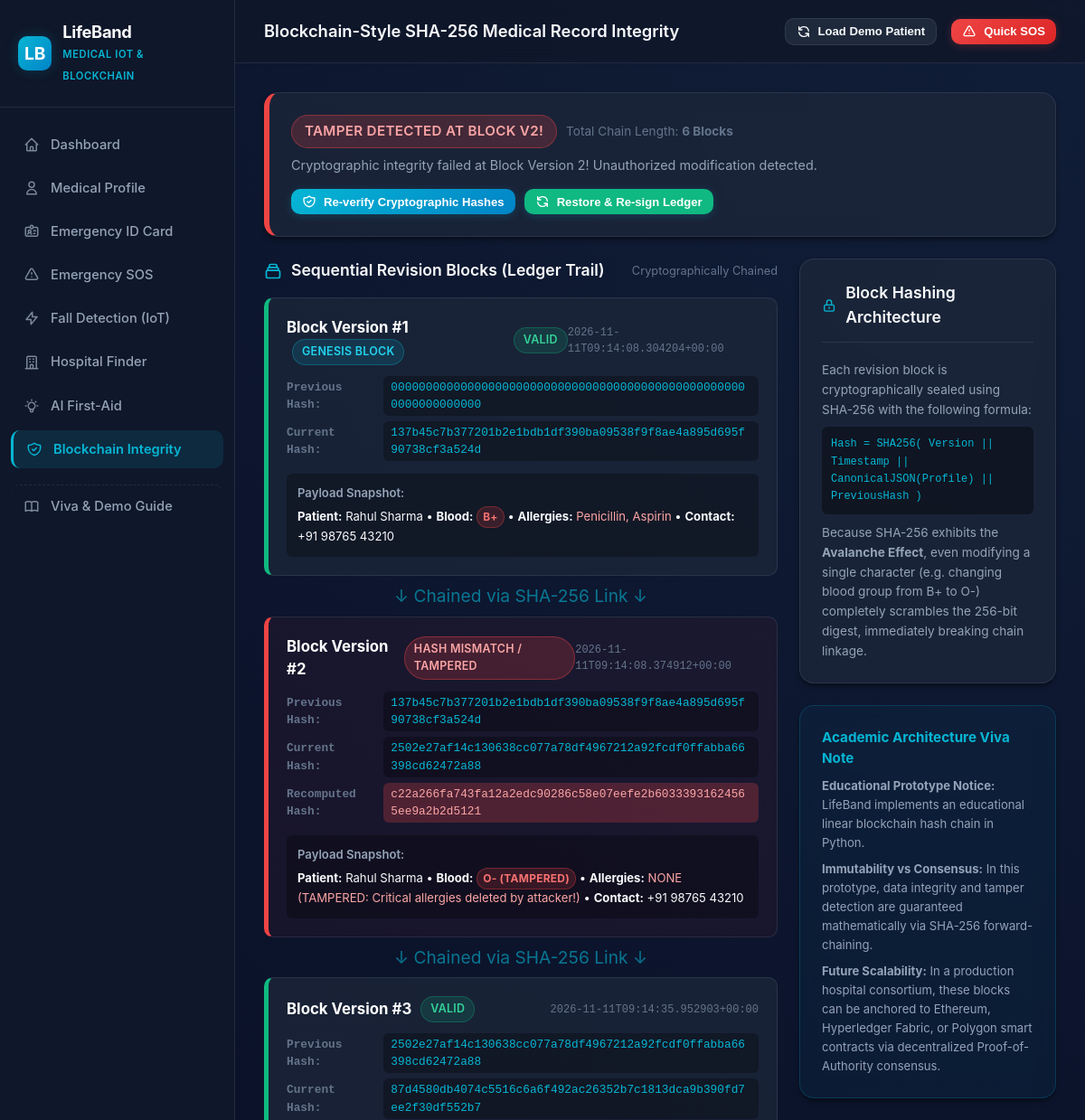
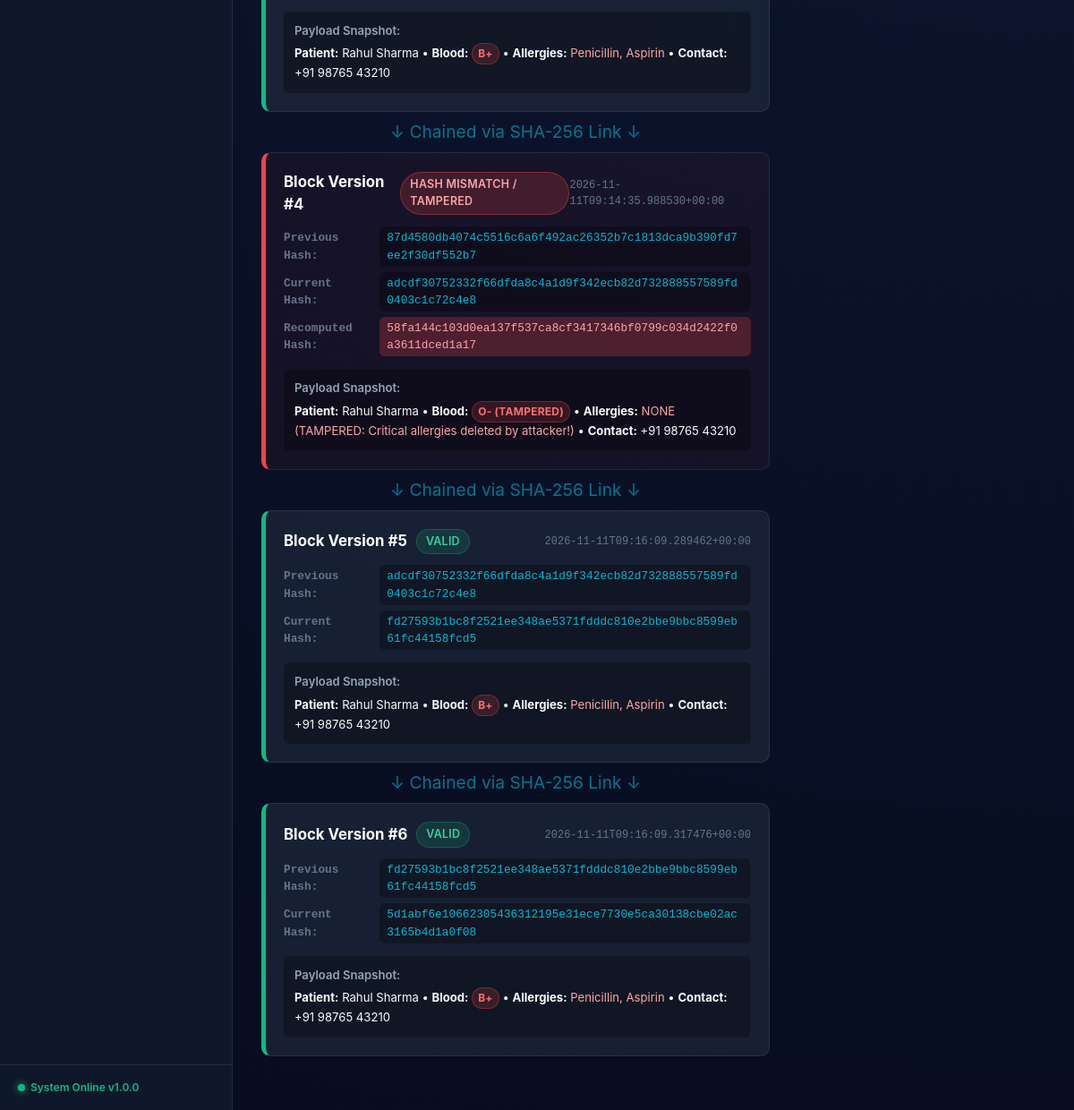
/blockchain, run on the app's committed database (2 pictures, top to bottom).
### tables this page shows
CREATE TABLE medical_records_chain (
    id INTEGER PRIMARY KEY AUTOINCREMENT,
    patient_id INTEGER NOT NULL,
    version INTEGER NOT NULL,
    patient_data_json TEXT NOT NULL,
    previous_hash TEXT NOT NULL,
    current_hash TEXT NOT NULL,
    timestamp TEXT NOT NULL,
    FOREIGN KEY (patient_id) REFERENCES patients(id) ON DELETE CASCADE
);

CREATE TABLE patients (
    id INTEGER PRIMARY KEY AUTOINCREMENT,
    full_name TEXT NOT NULL,
    age INTEGER NOT NULL,
    blood_group TEXT NOT NULL,
    allergies TEXT DEFAULT '',
    chronic_diseases TEXT DEFAULT '',
    previous_surgeries TEXT DEFAULT '',
    current_medications TEXT DEFAULT '',
    emergency_contact_name TEXT NOT NULL,
    emergency_contact_phone TEXT NOT NULL,
    created_at TIMESTAMP DEFAULT CURRENT_TIMESTAMP,
    updated_at TIMESTAMP DEFAULT CURRENT_TIMESTAMP
);

### app.py (the view)
@app.route("/blockchain")
def blockchain_view():
    patient = get_active_patient()
    if not patient:
        patient, _ = load_demo_patient_profile()
    chain_audit = verify_chain(patient["id"])
    return render_template(
        "blockchain.html",
        active_tab="blockchain",
        patient=patient,
        audit=chain_audit
    )

### app.py (called while the page is built)
@app.context_processor
def inject_global_template_vars():
    active_patient = get_active_patient()
    active_emergency = get_active_emergency()
    completion = calculate_profile_completion(active_patient)
    return {
        "app_name": Config.APP_NAME,
        "app_tagline": Config.APP_TAGLINE,
        "version": Config.VERSION,
        "active_patient": active_patient,
        "active_emergency": active_emergency,
        "profile_completion": completion,
        "default_lat": Config.DEFAULT_LATITUDE,
        "default_lon": Config.DEFAULT_LONGITUDE,
        "default_location_name": Config.DEFAULT_LOCATION_NAME,
        "demo_locations": get_demo_locations()
    }

### database/db.py (called while the page is built)
def get_db_connection():
    os.makedirs(os.path.dirname(Config.DATABASE_PATH), exist_ok=True)
    conn = sqlite3.connect(Config.DATABASE_PATH)
    conn.row_factory = sqlite3.Row
    conn.execute("PRAGMA foreign_keys = ON;")
    return conn

def dict_from_row(row):
    if row is None:
        return None
    return {key: row[key] for key in row.keys()}

### services/blockchain_service.py (called while the page is built)
def canonical_json(data: dict) -> str:
    return json.dumps(data, sort_keys=True, separators=(',', ':'))

def calculate_hash(version: int, timestamp: str, patient_data: dict, previous_hash: str) -> str:
    serialized_payload = f"{version}{timestamp}{canonical_json(patient_data)}{previous_hash}"
    return hashlib.sha256(serialized_payload.encode('utf-8')).hexdigest()

def get_record_chain(patient_id: int) -> list:
    conn = get_db_connection()
    try:
        cursor = conn.cursor()
        cursor.execute("""
            SELECT id, patient_id, version, patient_data_json, previous_hash, current_hash, timestamp
            FROM medical_records_chain
            WHERE patient_id = ?
            ORDER BY version ASC
        """, (patient_id,))
        rows = cursor.fetchall()
        chain = []
        for row in rows:
            record = dict_from_row(row)
            try:
                record['patient_data'] = json.loads(record['patient_data_json'])
            except Exception:
                record['patient_data'] = {}
            chain.append(record)
        return chain
    finally:
        conn.close()

### services/medical_service.py (called while the page is built)
def get_active_patient() -> Optional[Dict]:
    conn = get_db_connection()
    try:
        cursor = conn.cursor()
        cursor.execute("SELECT * FROM patients ORDER BY id ASC LIMIT 1")
        row = cursor.fetchone()
        return dict_from_row(row) if row else None
    finally:
        conn.close()

### templates/blockchain.html (shortened to what this page needs)
{% extends "base.html" %}
{% block page_title %}Blockchain-Style SHA-256 Medical Record Integrity{% endblock %}
{% block content %}
<div class="card" style="margin-bottom: 24px; border-left: 6px solid {% if audit.is_valid %}var(--emerald-accent){% else %}var(--rose-danger){% endif %};">
  <div style="display: flex; justify-content: space-between; align-items: center; flex-wrap: wrap; gap: 16px;">
    <div>
      <div style="display: flex; align-items: center; gap: 10px;">
        <span class="badge {% if audit.is_valid %}badge-verified{% else %}badge-tampered{% endif %}" style="font-size: 0.95rem; padding: 6px 14px;">
          {% if audit.is_valid %}
            CHAIN INTEGRITY VERIFIED (IN-SYNC)
          {% else %}
            TAMPER DETECTED AT BLOCK V{{ audit.tampered_at_version }}!
          {% endif %}
        </span>
        <span style="font-size: 0.85rem; color: var(--text-muted);">
          Total Chain Length: <strong>{{ audit.total_blocks }} Blocks</strong>
        </span>
      </div>
      <p style="font-size: 0.9rem; color: var(--text-secondary); margin-top: 8px;">
        {{ audit.message }}
      </p>
    </div>
    <div style="display: flex; gap: 10px; flex-wrap: wrap;">
      <button class="btn btn-sm btn-primary" onclick="runBlockchainVerification()">
        Re-verify Cryptographic Hashes
      </button>
      {% if audit.is_valid %}
        <button class="btn btn-sm btn-danger" onclick="simulateRecordTampering()">
          <svg width="16" height="16" fill="none" viewBox="0 0 24 24" stroke="currentColor">
            <path stroke-linecap="round" stroke-linejoin="round" stroke-width="2" d="M12 9v2m0 4h.01m-6.938 4h13.856c1.54 0 2.502-1.667 1.732-3L13.732 4c-.77-1.333-2.694-1.333-3.464 0L3.34 16c-.77 1.333.192 3 1.732 3z"/>
          </svg>
          Simulate Record Tampering
        </button>
      {% else %}
        <button class="btn btn-sm btn-primary" style="background: var(--emerald-accent);" onclick="restoreBlockchainChain()">
          <svg width="16" height="16" fill="none" viewBox="0 0 24 24" stroke="currentColor">
            <path stroke-linecap="round" stroke-linejoin="round" stroke-width="2" d="M4 4v5h.582m15.356 2A8.001 8.001 0 004.582 9m0 0H9m11 11v-5h-.581m0 0a8.003 8.003 0 01-15.357-2m15.357 2H15"/>
          </svg>
          Restore & Re-sign Ledger
        </button>
      {% endif %}
    </div>
  </div>
</div>
<div class="grid-cols-2-1">
  <div>
    <div class="card-header" style="border: none; padding-bottom: 0; margin-bottom: 16px;">
      <h3 class="card-title">
        <svg width="20" height="20" fill="none" viewBox="0 0 24 24" stroke="currentColor">
          <path stroke-linecap="round" stroke-linejoin="round" stroke-width="2" d="M19 11H5m14 0a2 2 0 012 2v6a2 2 0 01-2 2H5a2 2 0 01-2-2v-6a2 2 0 012-2m14 0V9a2 2 0 00-2-2M5 11V9a2 2 0 012-2m0 0V5a2 2 0 012-2h6a2 2 0 012 2v2M7 7h10"/>
        </svg>
        Sequential Revision Blocks (Ledger Trail)
      </h3>
      <span style="font-size: 0.8rem; color: var(--text-muted);">Cryptographically Chained</span>
    </div>
    <div class="blockchain-chain">
      {% for block in audit.audit_blocks %}
        <div class="block-item {% if block.is_valid %}intact{% else %}tampered{% endif %}">
          <div class="block-header">
            <div style="display: flex; align-items: center; gap: 10px;">
              <span style="font-weight: 700; color: #fff; font-size: 1.05rem;">
                Block Version #{{ block.version }}
                {% if block.version == 1 %}<span class="badge badge-teal" style="margin-left: 6px;">GENESIS BLOCK</span>{% endif %}
              </span>
              {% if block.is_valid %}
                <span class="badge badge-verified">VALID</span>
              {% else %}
                <span class="badge badge-tampered">HASH MISMATCH / TAMPERED</span>
              {% endif %}
            </div>
            <div style="font-size: 0.75rem; color: var(--text-muted); font-family: var(--font-mono);">
              {{ block.timestamp }}
            </div>
          </div>
          <div style="margin-bottom: 14px;">
            <div class="hash-row">
              <span class="hash-label">Previous Hash:</span>
              <span class="hash-code">{{ block.stored_previous_hash }}</span>
            </div>
            <div class="hash-row">
              <span class="hash-label">Current Hash:</span>
              <span class="hash-code">{{ block.stored_current_hash }}</span>
            </div>
            {% if not block.hash_matches %}
              <div class="hash-row" style="color: #F87171;">
                <span class="hash-label">Recomputed Hash:</span>
                <span class="hash-code" style="background: rgba(239, 68, 68, 0.25); color: #FCA5A5;">
                  {{ block.recalculated_hash }}
                </span>
              </div>
            {% endif %}
          </div>
          <div style="background: rgba(0, 0, 0, 0.3); padding: 12px; border-radius: var(--radius-sm); font-size: 0.82rem;">
            <div style="font-weight: 600; color: var(--text-secondary); margin-bottom: 4px;">Payload Snapshot:</div>
            <div style="color: var(--text-primary);">
              <strong>Patient:</strong> {{ block.patient_data.full_name }} &bull;
              <strong>Blood:</strong> <span class="badge badge-blood" style="font-size: 0.75rem; padding: 2px 6px;">{{ block.patient_data.blood_group }}</span> &bull;
              <strong>Allergies:</strong> <span style="color: #FCA5A5;">{{ block.patient_data.allergies or 'None' }}</span> &bull;
              <strong>Contact:</strong> {{ block.patient_data.emergency_contact_phone }}
            </div>
          </div>
        </div>
        {% if not loop.last %}
          <div class="block-connector">&darr; Chained via SHA-256 Link &darr;</div>
        {% endif %}
      {% endfor %}
    </div>
  </div>
  <div style="display: flex; flex-direction: column; gap: 24px;">
    <div class="card">
      <div class="card-header">
        <h3 class="card-title">
          <svg width="18" height="18" fill="none" viewBox="0 0 24 24" stroke="currentColor">
            <path stroke-linecap="round" stroke-linejoin="round" stroke-width="2" d="M12 15v2m-6 4h12a2 2 0 002-2v-6a2 2 0 00-2-2H6a2 2 0 00-2 2v6a2 2 0 002 2zm10-10V7a4 4 0 00-8 0v4h8z"/>
          </svg>
          Block Hashing Architecture
        </h3>
      </div>
      <div style="font-size: 0.85rem; color: var(--text-secondary); line-height: 1.6;">
        <p style="margin-bottom: 8px;">
          Each revision block is cryptographically sealed using SHA-256 with the following formula:
        </p>
        <div style="background: rgba(0,0,0,0.4); padding: 10px; border-radius: var(--radius-sm); font-family: var(--font-mono); font-size: 0.75rem; color: var(--teal-primary); margin-bottom: 10px;">
          Hash = SHA256( Version || Timestamp || CanonicalJSON(Profile) || PreviousHash )
        </div>
        <p>
          Because SHA-256 exhibits the <strong>Avalanche Effect</strong>, even modifying a single character (e.g. changing blood group from B+ to O-) completely scrambles the 256-bit digest, immediately breaking chain linkage.
        </p>
      </div>
    </div>
    <div class="card" style="background: rgba(6, 182, 212, 0.05); border-color: rgba(6, 182, 212, 0.2);">
      <h4 style="font-size: 0.95rem; font-weight: 700; color: var(--teal-primary); margin-bottom: 8px;">
        Academic Architecture Viva Note
      </h4>
      <div style="font-size: 0.82rem; color: var(--text-secondary); line-height: 1.6;">
        <p style="margin-bottom: 8px;">
          <strong>Educational Prototype Notice:</strong> LifeBand implements an educational linear blockchain hash chain in Python.
        </p>
        <p style="margin-bottom: 8px;">
          <strong>Immutability vs Consensus:</strong> In this prototype, data integrity and tamper detection are guaranteed mathematically via SHA-256 forward-chaining.
        </p>
        <p>
          <strong>Future Scalability:</strong> In a production hospital consortium, these blocks can be anchored to Ethereum, Hyperledger Fabric, or Polygon smart contracts via decentralized Proof-of-Authority consensus.
        </p>
      </div>
    </div>
  </div>
</div>
{% endblock %}

### static/css/style.css (style rules this page uses)
:root { --bg-primary: #0A1128; --bg-secondary: #0F172A; --bg-tertiary: #1E293B; --bg-card: rgba(30, 41, 59, 0.7); --bg-card-hover: rgba(51, 65, 85, 0.8); --bg-input: #0B132B; --border-color: rgba(148, 163, 184, 0.15); --border-focus: rgba(6, 182, 212, 0.6); --teal-primary: #06B6D4; --teal-glow: rgba(6, 182, 212, 0.2); --cyan-accent: #0EA5E9; --emerald-accent: #10B981; --amber-warning: #F59E0B; --rose-danger: #EF4444; --rose-glow: rgba(239, 68, 68, 0.25); --text-primary: #F8FAFC; --text-secondary: #94A3B8; --text-muted: #64748B; --font-family: -apple-system, BlinkMacSystemFont, "Segoe UI", Roboto, "Helvetica Neue", Arial, sans-serif; --font-mono: "SFMono-Regular", Consolas, "Liberation Mono", Menlo, Courier, monospace; --sidebar-width: 260px; --header-height: 70px; --radius-sm: 6px; --radius-md: 10px; --radius-lg: 16px; --radius-full: 9999px; --shadow-sm: 0 1px 2px 0 rgba(0, 0, 0, 0.3); --shadow-md: 0 4px 6px -1px rgba(0, 0, 0, 0.4), 0 2px 4px -1px rgba(0, 0, 0, 0.2); --shadow-lg: 0 10px 15px -3px rgba(0, 0, 0, 0.5), 0 4px 6px -2px rgba(0, 0, 0, 0.3); --transition-fast: 0.15s ease; --transition-normal: 0.25s ease; }
*, *::before, *::after { box-sizing: border-box; margin: 0; padding: 0; }
body { font-family: var(--font-family); background: radial-gradient(circle at top right, #111e38 0%, #0a1128 60%, #070c1d 100%); color: var(--text-primary); min-height: 100vh; line-height: 1.5; -webkit-font-smoothing: antialiased; overflow-x: hidden; }
.card { background-color: var(--bg-card); backdrop-filter: blur(10px); border: 1px solid var(--border-color); border-radius: var(--radius-lg); padding: 24px; box-shadow: var(--shadow-md); transition: transform var(--transition-fast), border-color var(--transition-fast); }
.card-header { display: flex; align-items: center; justify-content: space-between; margin-bottom: 20px; padding-bottom: 14px; border-bottom: 1px solid var(--border-color); }
.card-title { font-size: 1.1rem; font-weight: 600; color: var(--text-primary); display: flex; align-items: center; gap: 10px; }
.card-title svg { color: var(--teal-primary); }
.grid-cols-2-1 { display: grid; grid-template-columns: 2fr 1fr; gap: 24px; margin-bottom: 28px; }
.btn { display: inline-flex; align-items: center; justify-content: center; gap: 8px; padding: 10px 18px; font-size: 0.9rem; font-weight: 600; border-radius: var(--radius-md); border: none; cursor: pointer; text-decoration: none; transition: all var(--transition-fast); line-height: 1.2; }
.btn-sm { padding: 6px 12px; font-size: 0.82rem; }
.btn-primary { background: linear-gradient(135deg, var(--teal-primary), #0284c7); color: #fff; box-shadow: 0 2px 10px var(--teal-glow); }
.badge { display: inline-flex; align-items: center; gap: 5px; padding: 4px 10px; border-radius: var(--radius-full); font-size: 0.78rem; font-weight: 600; letter-spacing: 0.02em; }
.badge-blood { background-color: rgba(239, 68, 68, 0.18); color: #F87171; border: 1px solid rgba(239, 68, 68, 0.35); font-weight: 700; font-size: 0.95rem; padding: 4px 12px; }
.badge-verified { background-color: rgba(16, 185, 129, 0.15); color: #34D399; border: 1px solid rgba(16, 185, 129, 0.3); }
.badge-tampered { background-color: rgba(239, 68, 68, 0.2); color: #FCA5A5; border: 1px solid rgba(239, 68, 68, 0.4); }
.badge-teal { background-color: rgba(6, 182, 212, 0.15); color: #22D3EE; border: 1px solid rgba(6, 182, 212, 0.3); }
.blockchain-chain { display: flex; flex-direction: column; gap: 16px; }
.block-item { background-color: var(--bg-card); border: 1px solid var(--border-color); border-radius: var(--radius-md); padding: 20px; position: relative; transition: all var(--transition-fast); }
.block-item.intact { border-left: 5px solid var(--emerald-accent); }
.block-item.tampered { border-left: 5px solid var(--rose-danger); background-color: rgba(239, 68, 68, 0.05); }
.block-header { display: flex; justify-content: space-between; align-items: center; margin-bottom: 12px; }
.hash-row { display: flex; align-items: center; gap: 10px; font-family: var(--font-mono); font-size: 0.8rem; margin-bottom: 6px; }
.hash-label { color: var(--text-muted); width: 120px; font-weight: 600; }
.hash-code { color: var(--teal-primary); background-color: rgba(0, 0, 0, 0.3); padding: 3px 8px; border-radius: var(--radius-sm); word-break: break-all; }
.block-connector { text-align: center; color: var(--teal-primary); font-size: 1.2rem; margin: -8px 0; opacity: 0.6; }

### data on the page
medical_records_chain: version "1", shows "GENESIS BLOCK", shows "VALID", timestamp "2026-11-11T09:14:08.304204+00:00", stored_previous_hash "0000000000000000000000000000000000000000000000000000000000000000", stored_current_hash "137b45c7b377201b2e1bdb1df390ba09538f9f8ae4a895d695f90738cf3a524d", patient_data.full_name "Rahul Sharma", patient_data.blood_group "B+", patient_data "Penicillin, Aspirin", patient_data.emergency_contact_phone "+91 98765 43210", shows "↓ Chained via SHA-256 Link ↓"
patients: version "2", shows "HASH MISMATCH / TAMPERED", timestamp "2026-11-11T09:14:08.374912+00:00", stored_previous_hash "137b45c7b377201b2e1bdb1df390ba09538f9f8ae4a895d695f90738cf3a524d", stored_current_hash "2502e27af14c130638cc077a78df4967212a92fcdf0ffabba66398cd62472a88", recalculated_hash "c22a266fa743fa12a2edc90286c58e07eefe2b60333931624565ee9a2b2d5121", patient_data.full_name "Rahul Sharma", patient_data.blood_group "O- (TAMPERED)", patient_data "NONE (TAMPERED: Critical allergies deleted by attacker!)", patient_data.emergency_contact_phone "+91 98765 43210", shows "↓ Chained via SHA-256 Link ↓", version "3", timestamp "2026-11-11T09:14:35.952903+00:00", stored_previous_hash "2502e27af14c130638cc077a78df4967212a92fcdf0ffabba66398cd62472a88", stored_current_hash "87d4580db4074c5516c6a6f492ac26352b7c1813dca9b390fd7ee2f30df552b7", patient_data.blood_group "B+", patient_data "Penicillin, Aspirin", version "4", timestamp "2026-11-11T09:14:35.988530+00:00", stored_previous_hash "87d4580db4074c5516c6a6f492ac26352b7c1813dca9b390fd7ee2f30df552b7", stored_current_hash "adcdf30752332f66dfda8c4a1d9f342ecb82d732888557589fd0403c1c72c4e8", recalculated_hash "58fa144c103d0ea137f537ca8cf3417346bf0799c034d2422f0a3611dced1a17", version "5", timestamp "2026-11-11T09:16:09.289462+00:00", stored_previous_hash "adcdf30752332f66dfda8c4a1d9f342ecb82d732888557589fd0403c1c72c4e8", stored_current_hash "fd27593b1bc8f2521ee348ae5371fdddc810e2bbe9bbc8599eb61fc44158fcd5", version "6", timestamp "2026-11-11T09:16:09.317476+00:00", stored_previous_hash "fd27593b1bc8f2521ee348ae5371fdddc810e2bbe9bbc8599eb61fc44158fcd5", stored_current_hash "5d1abf6e10662305436312195e31ece7730e5ca30138cbe02ac3165b4d1a0f08"

### other printed values
{{ version }} "1.0.0"
{{ audit.tampered_at_version }} "2"
{{ audit.total_blocks }} "6"
{{ audit.message }} "Cryptographic integrity failed at Block Version 2! Unauthorized modification detected."
